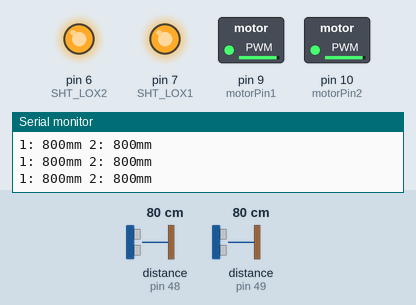
Recording of a sketch running on a simulated Arduino Uno, built with avr-gcc and run on an emulated ATmega328P. Parts: switched loads named in the sketch (green lamp = pin HIGH), output pins drawn as LEDs (lit = HIGH), the last lines printed to the serial monitor. Inputs (shaded band) come from the test bench; at power-on: distance to the obstacle (sensors on pin 48, pin 49) 80 cm.

Above: at 1.2 s.
1.3 s: distance to the obstacle (sensor on pin 48) set to 195 cm
2.8 s: distance to the obstacle (sensor on pin 48) set to 204 cm
At 3.8 s:
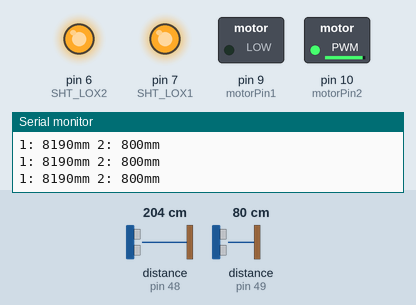
4.4 s: distance to the obstacle (sensor on pin 49) set to 197 cm
5.9 s: distance to the obstacle (sensor on pin 49) set to 204 cm
At 7.1 s:
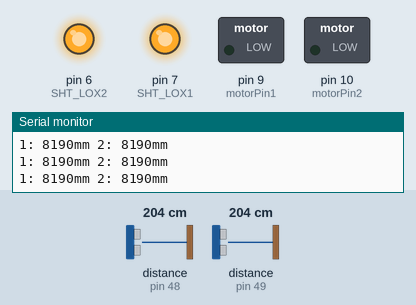
7.4 s: distance to the obstacle (sensor on pin 48) set to 2 cm
At 8.5 s:
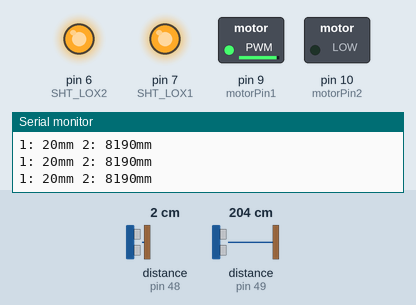
8.9 s: distance to the obstacle (sensor on pin 48) set to 250 cm
At 9.7 s:
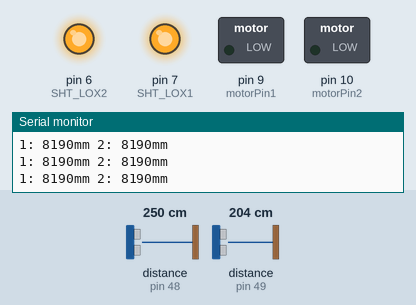
Timing chart, 0 to 11.4 s (numbered marks = the images above; inputs shaded):
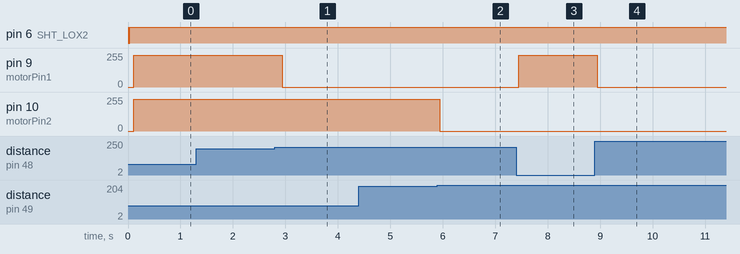

Measured:
- the behaviour switches between 200 and 201 cm on distance to the obstacle (sensor on pin 48) (found by bisection; images 0 and 1)
- the behaviour switches between 200 and 201 cm on distance to the obstacle (sensor on pin 49) (found by bisection; images 1 and 2)
- after the input at 2.8 s, pin 9 (motorPin1): 240/255 → 0/255 after 0.14 s
- after the input at 5.9 s, pin 10 (motorPin2): 240/255 → 0/255 after 0.05 s
- after the input at 7.4 s, pin 9 (motorPin1): 0/255 → 240/255 after 0.05 s
- after the input at 8.9 s, pin 9 (motorPin1): 240/255 → 0/255 after 0.05 s

The sketch:

Working_Code_of_2_sensor_with_2_motor.ino
```cpp
#include "Adafruit_VL53L0X.h"

// address we will assign if dual sensor is present
#define LOX1_ADDRESS 0x30
#define LOX2_ADDRESS 0x31
int sensor1,sensor2;


const int motorPin1 = 9; // Motor control pin 1
const int motorPin2 = 10; // Motor control pin 2


//// set the pins to shutdown
#define SHT_LOX1 7
#define SHT_LOX2 6
//
//// objects for the vl53l0x
Adafruit_VL53L0X lox1 = Adafruit_VL53L0X();
Adafruit_VL53L0X lox2 = Adafruit_VL53L0X();
//
//// this holds the measurement
VL53L0X_RangingMeasurementData_t measure1;
VL53L0X_RangingMeasurementData_t measure2;


void controlMotor1(int dutyCycle) {
  analogWrite(motorPin1, dutyCycle); // Set PWM duty cycle for motor 1
}

void controlMotor2(int dutyCycle) {
  analogWrite(motorPin2, dutyCycle); // Set PWM duty cycle for motor 2
}

void setID() {
  // all reset
  digitalWrite(SHT_LOX1, LOW);
  digitalWrite(SHT_LOX2, LOW);
  delay(10);
  // all unreset
  digitalWrite(SHT_LOX1, HIGH);
  digitalWrite(SHT_LOX2, HIGH);
  delay(10);

  // activating LOX1 and reseting LOX2
  digitalWrite(SHT_LOX1, HIGH);
  digitalWrite(SHT_LOX2, LOW);

  // initing LOX1 Serial.print(sensor1);
    if(sensor1 >= 4000){
      Serial.print("175");
      controlMotor1(175);
    }else{
        controlMotor1(0);
    }
  if(!lox1.begin(LOX1_ADDRESS)) {
    Serial.println(F("Failed to boot first VL53L0X"));
    while(1);
  }
  delay(10);

  // activating LOX2
  digitalWrite(SHT_LOX2, HIGH);
  delay(10);

  //initing LOX2
  if(!lox2.begin(LOX2_ADDRESS)) {
    Serial.println(F("Failed to boot second VL53L0X"));
    while(1);
  }
}

void read_dual_sensors() {

  lox1.rangingTest(&measure1, false); // pass in 'true' to get debug data printout!
  lox2.rangingTest(&measure2, false); // pass in 'true' to get debug data printout!

  // print sensor one reading
  Serial.print("1: ");
    sensor1 = measure1.RangeMilliMeter;
    Serial.print(sensor1);
   if(sensor1 >= 0 && sensor1 <= 2000){
      controlMotor1(240);
    }else if(sensor1 > 2000 && sensor1 <= 4000){
      controlMotor1(180);
    }else if(sensor1 > 4000 && sensor1 <= 6000){
      controlMotor1(120);
    }else if(sensor1 > 6000){
      controlMotor1(0);
    }
    Serial.print("mm");


  Serial.print(" ");

  // print sensor two reading
  Serial.print("2: ");
    sensor2 = measure2.RangeMilliMeter;
    Serial.print(sensor2);
    if(sensor2 >= 0 && sensor2 <= 2000){
      controlMotor2(240);
    }else if(sensor2 > 2000 && sensor2 <= 4000){
      controlMotor2(180);
    }else if(sensor2 > 4000 && sensor2 <= 6000){
      controlMotor2(120);
    }else if(sensor2 > 6000){
      controlMotor2(0);
    }
    Serial.print("mm");


  Serial.println();
}

void setup() {
  pinMode(motorPin1, OUTPUT); // Set motor pin 1 as output
  pinMode(motorPin2, OUTPUT); // Set motor pin 2 as output
  Serial.begin(115200);

  // wait until serial port opens for native USB devices
  while (! Serial) { delay(1); }

  pinMode(SHT_LOX1, OUTPUT);
  pinMode(SHT_LOX2, OUTPUT);

  Serial.println("Shutdown pins inited...");

  digitalWrite(SHT_LOX1, LOW);
  digitalWrite(SHT_LOX2, LOW);

  Serial.println("Both in reset mode...(pins are low)");


  Serial.println("Starting...");
  setID();

}
void loop() {
  read_dual_sensors();
  delay(100);
}
```
